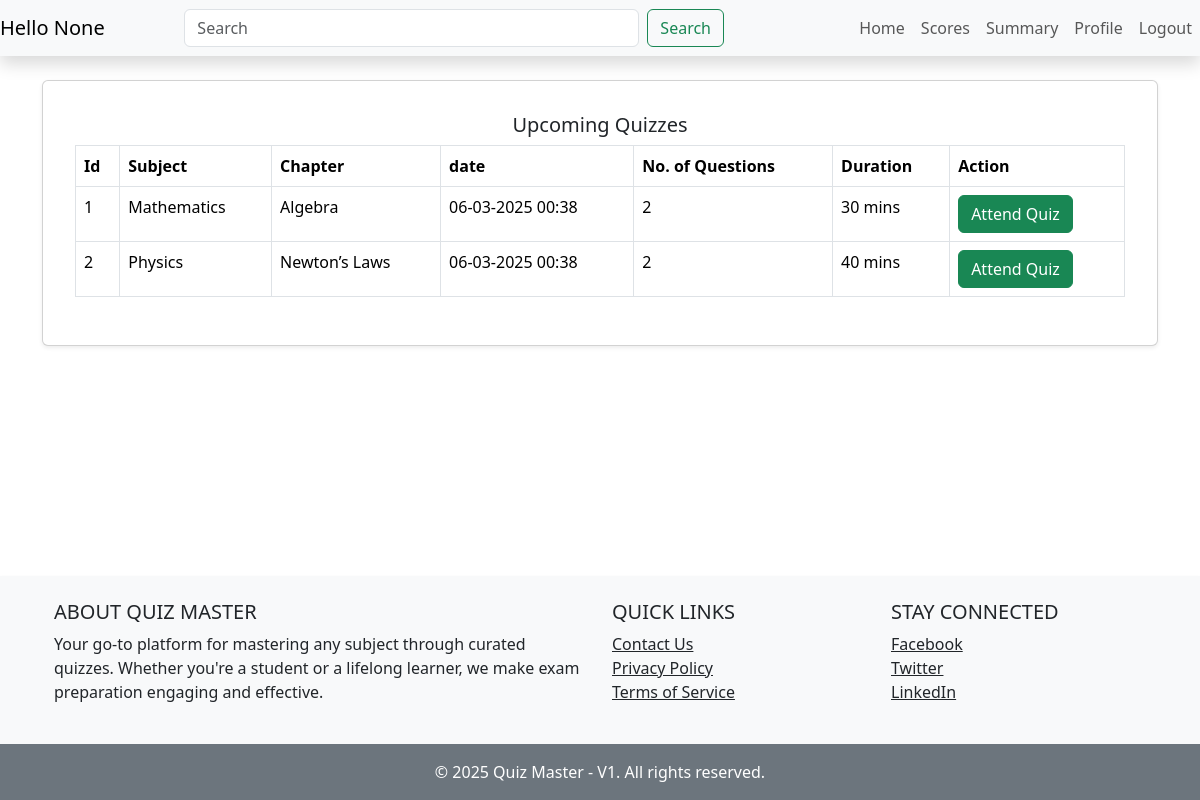
/user, run on the app's committed database.
### model.py (models this page shows)
class Subject(db.Model):
    __tablename__ = 'subjects'
    id = db.Column(db.Integer, primary_key=True)
    name = db.Column(db.String(100), unique=True, nullable=False)
    description = db.Column(db.Text)

class Chapter(db.Model):
    __tablename__ = 'chapters'
    id = db.Column(db.Integer, primary_key=True)
    name = db.Column(db.String(100), nullable=False)
    description = db.Column(db.Text)
    subject_id = db.Column(db.Integer, db.ForeignKey('subjects.id'), nullable=False)
    subject = db.relationship('Subject', backref=db.backref('chapters', lazy=True))
    questions = db.relationship('Question', backref='chapter', lazy=True)

class Quiz(db.Model):
    __tablename__ = 'quizzes'
    id = db.Column(db.Integer, primary_key=True)
    chapter_id = db.Column(db.Integer, db.ForeignKey('chapters.id'), nullable=False)
    name=db.Column(db.String(20),nullable=False)
    date_of_quiz = db.Column(db.DateTime, nullable=False)
    time_duration = db.Column(db.String(10))
    description = db.Column(db.Text)
    chapter = db.relationship('Chapter', backref=db.backref('quizzes', lazy=True))

### app.py (the view)
@app.route("/user",methods=["POST",'GET'])
def userhome():
    quizzes=Quiz.query.join(Chapter).join(Subject)
    quiz_details = []
    for quiz in quizzes:
        qstns=Question.query.filter_by(quiz_id=quiz.id).count()
        quiz_details.append({
            'quiz_id': quiz.id,
            'subject_name': quiz.chapter.subject.name,
            'chapter_name': quiz.chapter.name,
            'date_of_quiz': quiz.date_of_quiz.strftime('%d-%m-%Y %H:%M'),
            'num_questions': qstns,
            'time_duration': quiz.time_duration
        })
    return render_template("userhome.html", usertype='user',username=session.get('username'),quiz=quiz_details)

### templates/userhome.html (shortened to what this page needs)
{% extends "hometemplate.html" %}
{% block content %}
<div class="container mt-4">
    <div class="row">
        <div class="col-md-12">
            <div class="card shadow-sm mb-4 p-3">
                <div class="card-body">
                    <h5 class="card-title text-center">Upcoming Quizzes</h5>
                    <table class="table table-bordered">
                        <thead class="thead-light">
                            <tr>
                                <th>Id</th>
                                <th>Subject</th>
                                <th>Chapter</th>
                                <th>date</th>
                                <th>No. of Questions</th>
                                <th>Duration</th>
                                <th>Action</th>
                            </tr>
                        </thead>
                        <tbody>
                            {% for i in quiz %}
                            <tr>
                                <td>{{i.quiz_id}}</td>
                                <td>{{i.subject_name}}</td>
                                <td>{{i.chapter_name}}</td>
                                <td>{{i.date_of_quiz}}</td>
                                <td>{{i.num_questions}}</td>
                                <td>{{i.time_duration}}</td>
                                <td><a class="btn btn-success" target="_blank" href="/user/instructions/{{i.quiz_id}}">
                                    Attend Quiz
                                </a></td>
                            </tr>
                            {% endfor %}
                        </tbody>
                    </table>
                </div>
            </div>
        </div>
    </div>
</div>
{% endblock %}

### templates/hometemplate.html (style rules this page uses)
html, body { height: 100%; margin: 0; }
body { display: flex; flex-direction: column; justify-content: space-between; }

### data on the page
Subject: subject_name "Mathematics"
Chapter: chapter_name "Algebra"
Quiz: time_duration "30 mins"
Subject: subject_name "Physics"
Chapter: chapter_name "Newton’s Laws"
Quiz: time_duration "40 mins"

### other printed values
{{ username }} "None"
{{ i.quiz_id }} "1" "2"
{{ i.date_of_quiz }} "06-03-2025 00:38" "06-03-2025 00:38"
{{ i.num_questions }} "2" "2"
